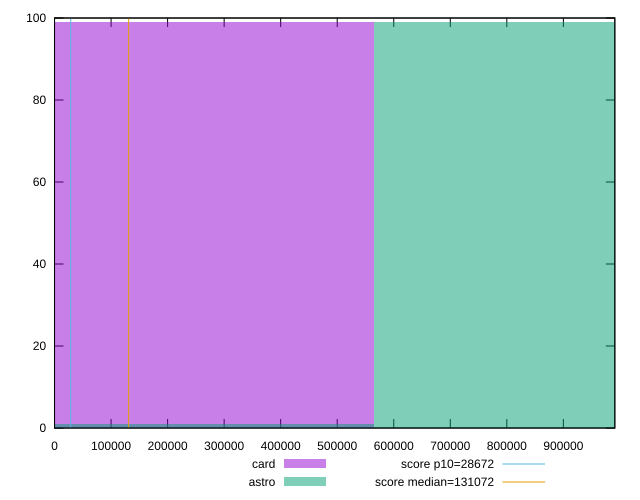

Source code (gnuplot):
reset

$card <<EOF
0 99
EOF

$astro <<EOF
1130474.6843673706 99
0 1
EOF

set key outside below
set boxwidth 1130474.6843673706
set xrange [0:991028.5493222222]
set yrange [0:100]
set trange [0:100]
set style fill transparent solid 0.5 noborder

set parametric
set terminal svg size 640, 500 enhanced background rgb 'white'
set output "reports/report_00030_2021-02-24T20-42-31.540Z/uses-long-cache-ttl/comparison/histogram/2_vs_3.svg"

plot $card title "card" with boxes, \
     $astro title "astro" with boxes, \
     28672,t title "score p10=28672", \
     131072,t title "score median=131072"

reset
